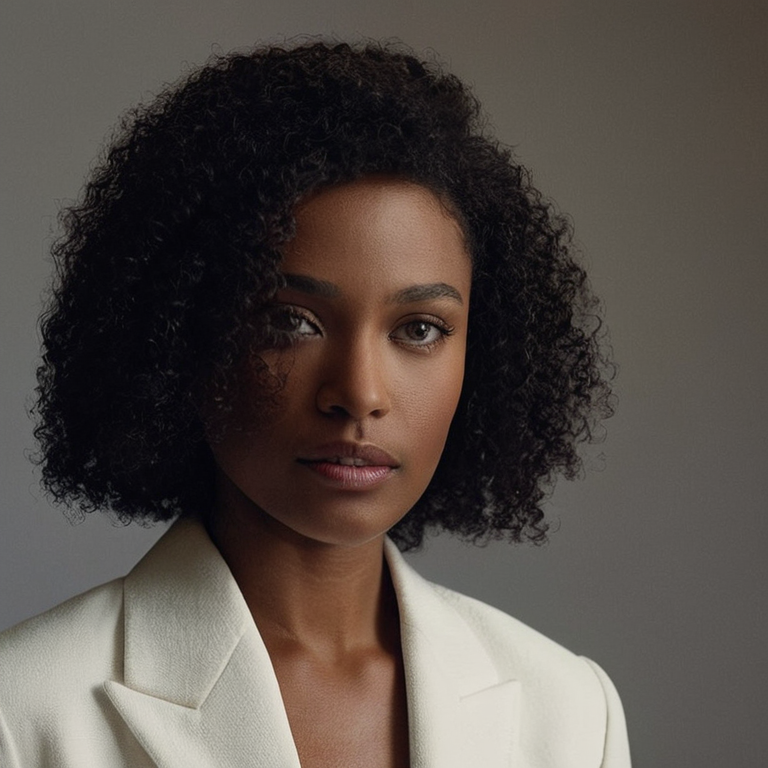
#> input picture Plan/Instructions/Operations/Pulled_Back_Artifacts/canny_w69_rightedge_masked_v3_seed711570105_20260707T132203-0500/images/canny_w69_rightedge_masked_v3_seed711570105_00001_.png, 768 x 768 px, found by its file name
$ python audit_wave70_nose_candidate_protected_overlap_v2.py
#> lines starting #> are read from the running program, lines starting #| are printed output that depends on the picture; after the words box and inside, x2 and y2 are one past the last pixel; in counts of white or black regions, pixels touching at a corner belong together
### Plan/07_IMPLEMENTATION/scripts/audit_wave70_nose_candidate_protected_overlap.py
#!/usr/bin/env python3
from __future__ import annotations

import argparse
import csv
import hashlib
import json
from pathlib import Path
from typing import Any

from PIL import Image, ImageDraw, ImageFilter, ImageFont


RUN_STAMP = "20260707T213500-0500"
MASK_TYPE_ID = "mf70_nose"
TRACKER_ID = "TRK-W70-0017"
ITEM_ID = "ITEM-W70-0017"
SOURCE_IMAGE = (
    "Plan/Instructions/Operations/Pulled_Back_Artifacts/"
    "canny_w69_rightedge_masked_v3_seed711570105_20260707T132203-0500/"
    "images/canny_w69_rightedge_masked_v3_seed711570105_00001_.png"
)
CANDIDATE_MASK = (
    "Plan/Instructions/Operations/Prepared_Input_Assets/"
    "wave70_mf70_nose_source_landmark_20260707T212500-0500/"
    "wave70_mf70_nose_mask.png"
)
CANDIDATE_OVERLAY = (
    "Plan/Instructions/Operations/Prepared_Input_Assets/"
    "wave70_mf70_nose_source_landmark_20260707T212500-0500/"
    "wave70_mf70_nose_overlay.png"
)
CANDIDATE_EVIDENCE = (
    "Plan/Instructions/QA/Evidence/Mask_Factory/Wave70/"
    "W70_MF70_NOSE_SOURCE_LANDMARK_REPAIR_20260707T212500-0500.json"
)
BOUNDARY_PROTOCOL = "Plan/Instructions/QA/WAVE70_PROTECTED_BOUNDARY_REGISTRY_PROTOCOL.md"


def sha256_file(path: Path) -> str:
    h = hashlib.sha256()
    with path.open("rb") as f:
        for chunk in iter(lambda: f.read(1024 * 1024), b""):
            h.update(chunk)
    return h.hexdigest()


def write_json(path: Path, data: dict[str, Any]) -> None:
    path.parent.mkdir(parents=True, exist_ok=True)
    path.write_text(json.dumps(data, indent=2) + "\n", encoding="utf-8")


def rel(path: Path, root: Path) -> str:
    return path.resolve().relative_to(root.resolve()).as_posix()


def resolve_rel(root: Path, raw: str) -> Path:
    path = Path(raw)
    if path.is_absolute():
        return path
    return root / raw.replace("/", "\\")


def binary_mask(mask: Image.Image, threshold: int = 8) -> Image.Image:
    return mask.convert("L").point(lambda v: 255 if v > threshold else 0)


def pixel_count(mask: Image.Image) -> int:
    hist = mask.convert("L").histogram()
    return sum(hist[1:])


def intersection_count(a: Image.Image, b: Image.Image) -> int:
    ba = binary_mask(a)
    bb = binary_mask(b)
    return sum(1 for va, vb in zip(ba.getdata(), bb.getdata()) if va and vb)


# [24 lines left out: function layer_mask, not called in this run]


def make_boundary_overlay(source: Image.Image, layers: list[dict[str, Any]]) -> Image.Image:
    rgba = source.convert("RGBA")
    palette = {
        "mouth_lips": (255, 60, 60, 85),
        "upper_lip": (255, 120, 40, 110),
        "philtrum": (255, 210, 40, 105),
        "left_eye_canthus_lower_lid": (80, 170, 255, 100),
        "right_eye_canthus_lower_lid": (80, 170, 255, 100),
        "left_cheek": (255, 80, 200, 60),
        "right_cheek": (255, 80, 200, 60),
        "nose_target_candidate_boundary": (0, 255, 120, 80),
    }
    for layer in layers:
        mask = Image.open(layer["path"]).convert("L")
        color = Image.new("RGBA", rgba.size, palette[layer["region_id"]])
        alpha = mask.point(lambda v: min(palette[layer["region_id"]][3], int(v * (palette[layer["region_id"]][3] / 255))))
        color.putalpha(alpha)
        edge = mask.filter(ImageFilter.FIND_EDGES).point(lambda v: 220 if v > 8 else 0)
        outline = Image.new("RGBA", rgba.size, (*palette[layer["region_id"]][:3], 0))
        outline.putalpha(edge)
        rgba = Image.alpha_composite(Image.alpha_composite(rgba, color), outline)
    return rgba.convert("RGB")


def crop_box() -> tuple[int, int, int, int]:
    return (230, 260, 552, 520)


def label_tile(image: Image.Image, label: str, size: tuple[int, int]) -> Image.Image:
    width, height = size
    tile = Image.new("RGB", (width, height + 34), (18, 18, 18))
    tile.paste(image.convert("RGB").resize((width, height), Image.Resampling.LANCZOS), (0, 34))
    draw = ImageDraw.Draw(tile)
    try:
        font = ImageFont.truetype("arial.ttf", 15)
    except OSError:
        font = ImageFont.load_default()
    draw.text((8, 8), label, fill=(245, 245, 245), font=font)
    return tile


def make_panel(
    source: Image.Image,
    candidate_overlay: Image.Image,
    boundary_overlay: Image.Image,
    overlap_overlay: Image.Image,
    panel_path: Path,
) -> None:
    crop = crop_box()
    size = (340, 275)
    tiles = [
        label_tile(source.crop(crop), "source crop", size),
        label_tile(candidate_overlay.crop(crop), "candidate nose mask", size),
        label_tile(boundary_overlay.crop(crop), "canonical protected boundaries", size),
        label_tile(overlap_overlay.crop(crop), "candidate + boundaries", size),
    ]
    panel = Image.new("RGB", (len(tiles) * size[0], size[1] + 34), (0, 0, 0))
    for index, tile in enumerate(tiles):
        panel.paste(tile, (index * size[0], 0))
    panel_path.parent.mkdir(parents=True, exist_ok=True)
    panel.save(panel_path)


# [194 lines left out: function main, not called in this run]


# [2 lines that do not run on import are left out]

### Plan/07_IMPLEMENTATION/scripts/audit_wave70_nose_candidate_protected_overlap_v2.py
#!/usr/bin/env python3
from __future__ import annotations

import argparse
import csv
import hashlib
import json
from pathlib import Path
from typing import Any

from PIL import Image, ImageDraw, ImageFilter

from audit_wave70_nose_candidate_protected_overlap import (
    BOUNDARY_PROTOCOL,
    ITEM_ID,
    MASK_TYPE_ID,
    SOURCE_IMAGE,
    TRACKER_ID,
    intersection_count,
    make_boundary_overlay,
    make_panel,
    pixel_count,
    rel,
    resolve_rel,
    sha256_file,
    write_json,
)


RUN_STAMP = "20260707T214800-0500"
CANDIDATE_MASK = (
    "Plan/Instructions/Operations/Prepared_Input_Assets/"
    "wave70_mf70_nose_source_landmark_v2_20260707T214500-0500/"
    "wave70_mf70_nose_mask.png"
)
CANDIDATE_OVERLAY = (
    "Plan/Instructions/Operations/Prepared_Input_Assets/"
    "wave70_mf70_nose_source_landmark_v2_20260707T214500-0500/"
    "wave70_mf70_nose_overlay.png"
)
CANDIDATE_EVIDENCE = (
    "Plan/Instructions/QA/Evidence/Mask_Factory/Wave70/"
    "W70_MF70_NOSE_SOURCE_LANDMARK_REPAIR_V2_20260707T214500-0500.json"
)
PRIOR_OVERLAP_AUDIT = (
    "Plan/Instructions/QA/Evidence/Mask_Factory/Wave70/"
    "W70_MF70_NOSE_SOURCE_LANDMARK_PROTECTED_OVERLAP_AUDIT_20260707T213500-0500.json"
)


def layer_mask(size: tuple[int, int], region_id: str) -> Image.Image:
    mask = Image.new("L", size, 0)
    draw = ImageDraw.Draw(mask)
    if region_id == "mouth_lips":
        draw.polygon([(318, 452), (350, 442), (394, 446), (437, 443), (470, 454), (452, 484), (394, 493), (337, 484)], fill=255)
    elif region_id == "upper_lip":
        draw.polygon([(327, 445), (356, 439), (393, 444), (431, 440), (463, 452), (441, 462), (394, 458), (346, 461)], fill=255)
    elif region_id == "philtrum":
        draw.polygon([(362, 440), (425, 440), (437, 456), (350, 456)], fill=255)
    elif region_id == "left_eye_canthus_lower_lid":
        draw.ellipse((242, 284, 350, 354), fill=255)
    elif region_id == "right_eye_canthus_lower_lid":
        draw.ellipse((410, 279, 518, 356), fill=255)
    elif region_id == "left_cheek":
        draw.polygon([(236, 356), (348, 356), (346, 442), (236, 494)], fill=255)
    elif region_id == "right_cheek":
        draw.polygon([(438, 356), (542, 346), (544, 505), (438, 448)], fill=255)
    elif region_id == "nose_target_candidate_boundary":
        draw.polygon([(384, 326), (403, 326), (408, 360), (416, 393), (424, 419), (415, 431), (394, 436), (371, 431), (360, 419), (366, 394), (377, 360)], fill=255)
        draw.ellipse((356, 407, 385, 435), fill=255)
        draw.ellipse((401, 407, 427, 435), fill=255)
    else:
        raise ValueError(f"unknown region_id: {region_id}")
    return mask.filter(ImageFilter.GaussianBlur(radius=0.5))


def main() -> int:
    parser = argparse.ArgumentParser()
    parser.add_argument("--project-root", default=r"C:\Comfy_UI_Main", type=Path)
    args = parser.parse_args()
    root = args.project_root

    source_path = resolve_rel(root, SOURCE_IMAGE)
    candidate_mask_path = resolve_rel(root, CANDIDATE_MASK)
    candidate_overlay_path = resolve_rel(root, CANDIDATE_OVERLAY)
    source = Image.open(source_path).convert("RGB")
#> source is the input picture: PIL image 768x768 RGB; mean R, G, B 85, 77.1, 71.8
    candidate_mask = Image.open(candidate_mask_path).convert("L")
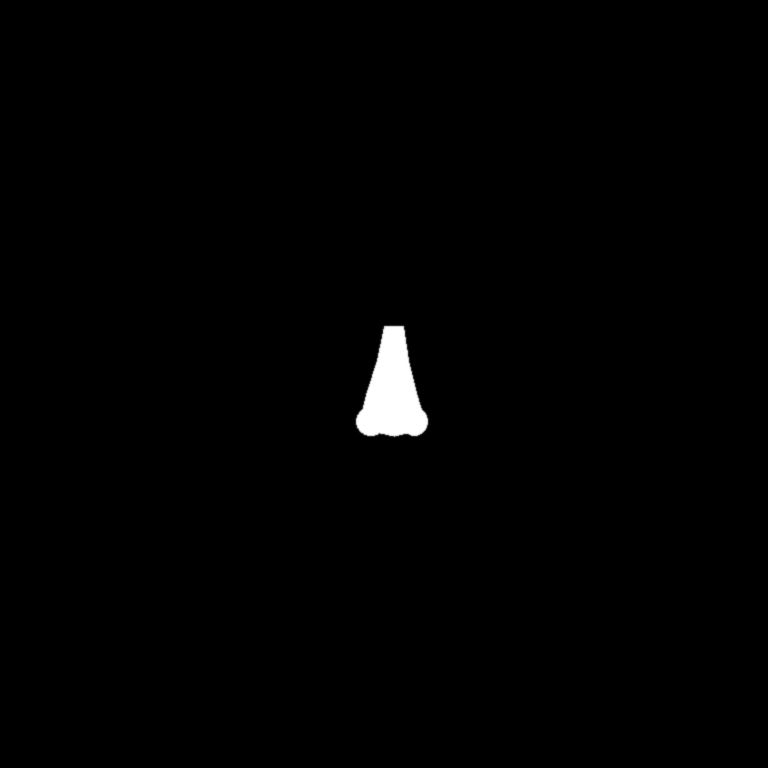
#> input picture Plan/Instructions/Operations/Prepared_Input_Assets/wave70_mf70_nose_source_landmark_v2_20260707T214500-0500/wave70_mf70_nose_mask.png, 768 x 768 px, found by its file name
#> candidate_mask is the input picture: PIL image 768x768 L; min 0, max 255, mean 2.1
    candidate_overlay = Image.open(candidate_overlay_path).convert("RGB")
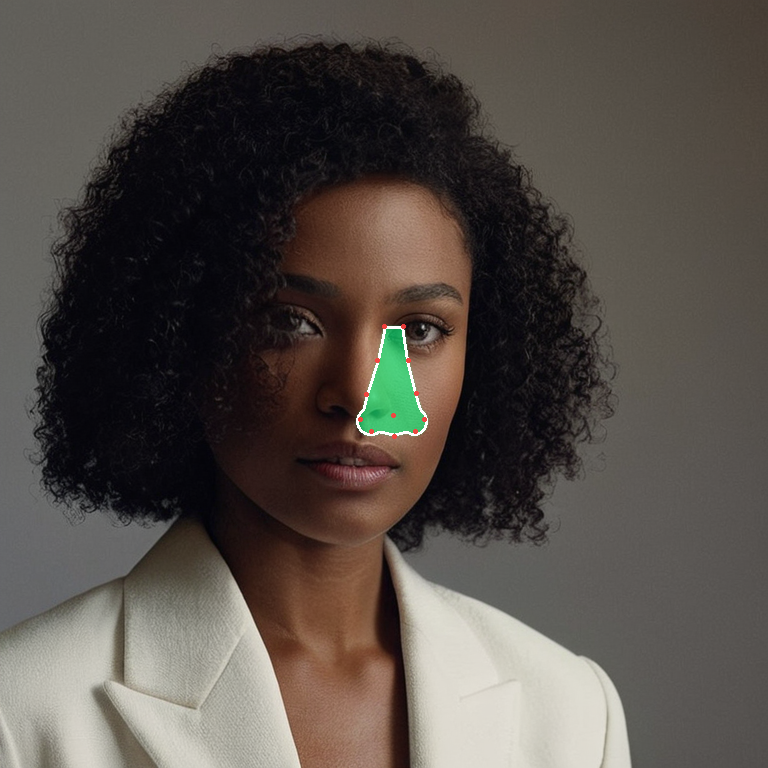
#> input picture Plan/Instructions/Operations/Prepared_Input_Assets/wave70_mf70_nose_source_landmark_v2_20260707T214500-0500/wave70_mf70_nose_overlay.png, 768 x 768 px, found by its file name

    out_dir = root / "runtime_artifacts" / "mask_factory" / "wave70_mf70_nose" / "protected_boundary_audit" / RUN_STAMP
    layers_dir = out_dir / "boundary_layers"
    layers_dir.mkdir(parents=True, exist_ok=True)
    region_ids = [
        "mouth_lips",
        "upper_lip",
        "philtrum",
        "left_eye_canthus_lower_lid",
        "right_eye_canthus_lower_lid",
        "left_cheek",
        "right_cheek",
        "nose_target_candidate_boundary",
    ]
    layers: list[dict[str, Any]] = []
    for region_id in region_ids:
        mask = layer_mask(source.size, region_id)
        path = layers_dir / f"{region_id}.png"
        mask.save(path)
        layers.append(
            {
                "region_id": region_id,
                "source": "manual_reviewed_polygon_v2",
                "path": str(path),
                "sha256": sha256_file(path),
                "review_status": "candidate_runtime_ready" if region_id == "nose_target_candidate_boundary" else "manual_boundary_candidate_v2",
            }
        )
#> after the loop, layers = 8 items

    candidate_pixels = pixel_count(candidate_mask)
#> in pixel_count, `hist = mask.convert("L").histogram()`: hist = 256 values, max 584321 at index 0, min 0 at index 7, mean 2304
#> candidate_pixels = 5503
    overlap_rows: list[dict[str, Any]] = []
    protected_failures: list[str] = []
    for layer in layers:
        if layer["region_id"] == "nose_target_candidate_boundary":
            continue
        protected_mask = Image.open(layer["path"]).convert("L")
        overlap = intersection_count(candidate_mask, protected_mask)
#> in binary_mask, `return mask.convert("L").point(lambda v: 255 if v > threshold else 0)`:
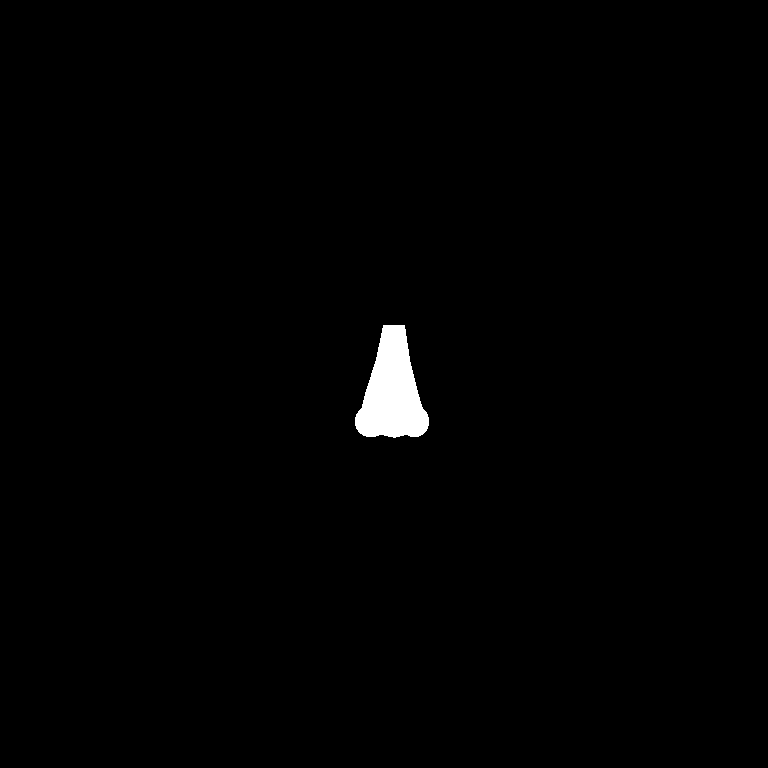
#> returned value: PIL image 768x768 L; 0.89% white; 1 white region, box (x1, y1, x2, y2) and area: (355, 325, 429, 438) 5252
#> call 2 of binary_mask, with threshold = 8
#> in binary_mask (call 2), `return mask.convert("L").point(lambda v: 255 if v > threshold else 0)`:
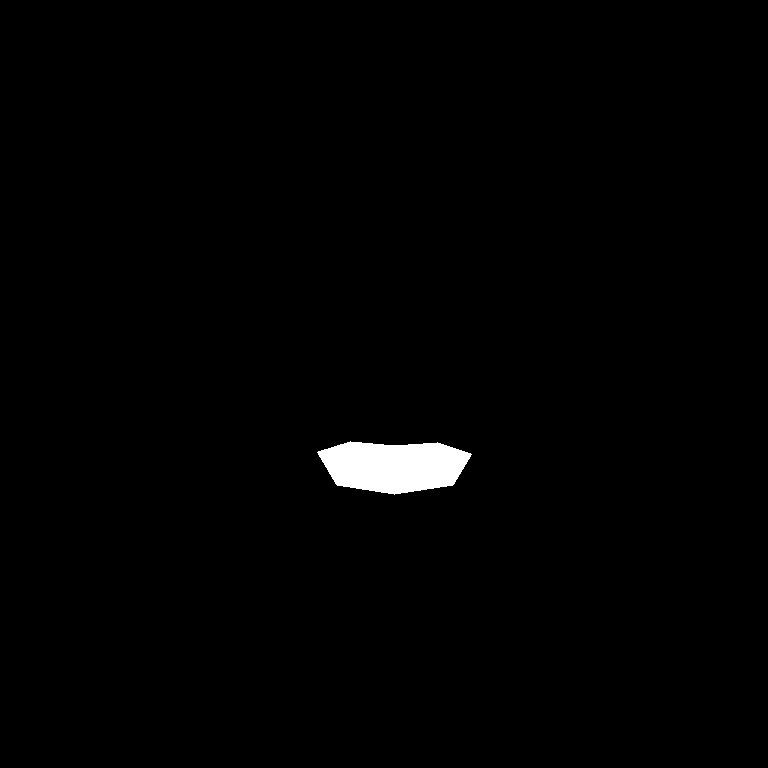
#> returned value: PIL image 768x768 L; 1% white; 1 white region, box (x1, y1, x2, y2) and area: (317, 441, 472, 495) 6145
#> overlap = 0
        overlap_percent = round(overlap * 100.0 / candidate_pixels, 4) if candidate_pixels else 0.0
#> overlap_percent = 0
        tolerance = 0 if layer["region_id"] in {"mouth_lips", "upper_lip", "philtrum"} else 12
#> tolerance = 0
        passed = overlap <= tolerance
#> passed = True
        if not passed:
            protected_failures.append(layer["region_id"])
        overlap_rows.append(
            {
                "target_mask_type_id": MASK_TYPE_ID,
                "protected_region_id": layer["region_id"],
                "overlap_pixels": overlap,
                "overlap_percent_of_candidate": overlap_percent,
                "allowed_overlap_pixels": tolerance,
                "pass": passed,
            }
        )

    matrix_path = out_dir / "mf70_nose_source_landmark_v2_protected_overlap_matrix.csv"
    with matrix_path.open("w", encoding="utf-8", newline="") as f:
        writer = csv.DictWriter(
            f,
            fieldnames=[
                "target_mask_type_id",
                "protected_region_id",
                "overlap_pixels",
                "overlap_percent_of_candidate",
                "allowed_overlap_pixels",
                "pass",
            ],
        )
        writer.writeheader()
        writer.writerows(overlap_rows)

    manifest_layers = [{**layer, "path": rel(Path(layer["path"]), root)} for layer in layers]
#> manifest_layers = 8 items
    protected_overlap_pass = not protected_failures
    registry_path = out_dir / "BOUNDARY_REGISTRY_MANIFEST.json"
    write_json(
        registry_path,
        {
            "schema_version": "1.0",
            "boundary_registry": {
                "source_image_id": "active_mod17_canny_v3_seed711570105",
                "matrix_slot_id": "single_anchor_smoke_frontal_neutral",
                "canonical_boundary_layer_pass": False,
                "boundary_layers": manifest_layers,
                "protected_overlap_matrix_path": rel(matrix_path, root),
                "protected_overlap_matrix_sha256": sha256_file(matrix_path),
                "protected_overlap_matrix_pass": protected_overlap_pass,
                "boundary_status": "candidate_registry_v2_pending_strict_visual_review",
            },
            "policy": "V2 manual source-derived candidate boundaries for local repair audit only. These are not promoted canonical boundary layers.",
            "prior_overlap_audit": PRIOR_OVERLAP_AUDIT,
        },
    )

    boundary_overlay = make_boundary_overlay(source, layers)
#> in make_boundary_overlay, `color.putalpha(alpha)`:
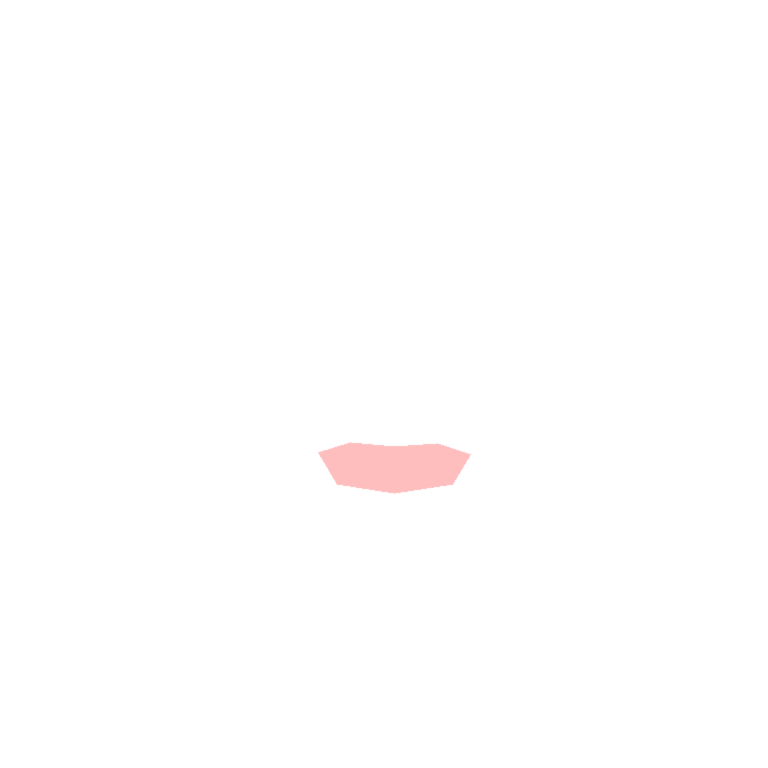
#> color: PIL image 768x768 RGBA; mean R, G, B, A 255, 60, 60, 0.8; transparent parts drawn white
    combined_overlay = make_boundary_overlay(candidate_overlay, layers)
#> in make_boundary_overlay, rgba is the input picture: PIL image 768x768 RGBA; mean R, G, B, A 84.6, 77.8, 72.2, 255
    boundary_overlay_path = out_dir / "mf70_nose_v2_candidate_boundary_overlay.png"
    panel_path = out_dir / "mf70_nose_v2_candidate_protected_overlap_panel.png"
    boundary_overlay.save(boundary_overlay_path)
    make_panel(source, candidate_overlay, boundary_overlay, combined_overlay, panel_path)
#> in label_tile, `tile.paste(image.convert("RGB").resize((width, height), Image.Resampli..`:
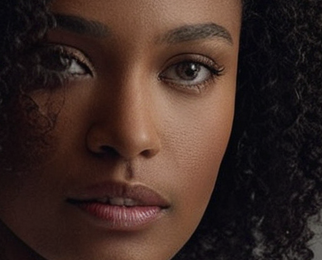
#> image: PIL image 322x260 RGB; mean R, G, B 62, 42.8, 37
#> call 2 of label_tile, with label = 'candidate nose mask', size = (340, 275)
#> in label_tile (call 2), `width, height = size`: width = 340; height = 275
#> in label_tile (call 2), `tile.paste(image.convert("RGB").resize((width, height), Image.Resampli..`:
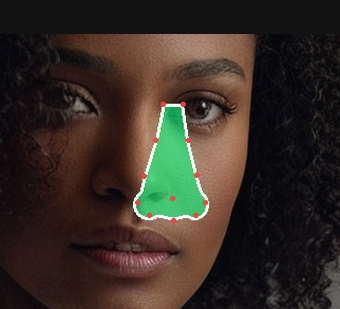
#> tile: PIL image 340x309 RGB; mean R, G, B 54.6, 44.7, 37.1
#> (the rest of the program and of its run is left out)
